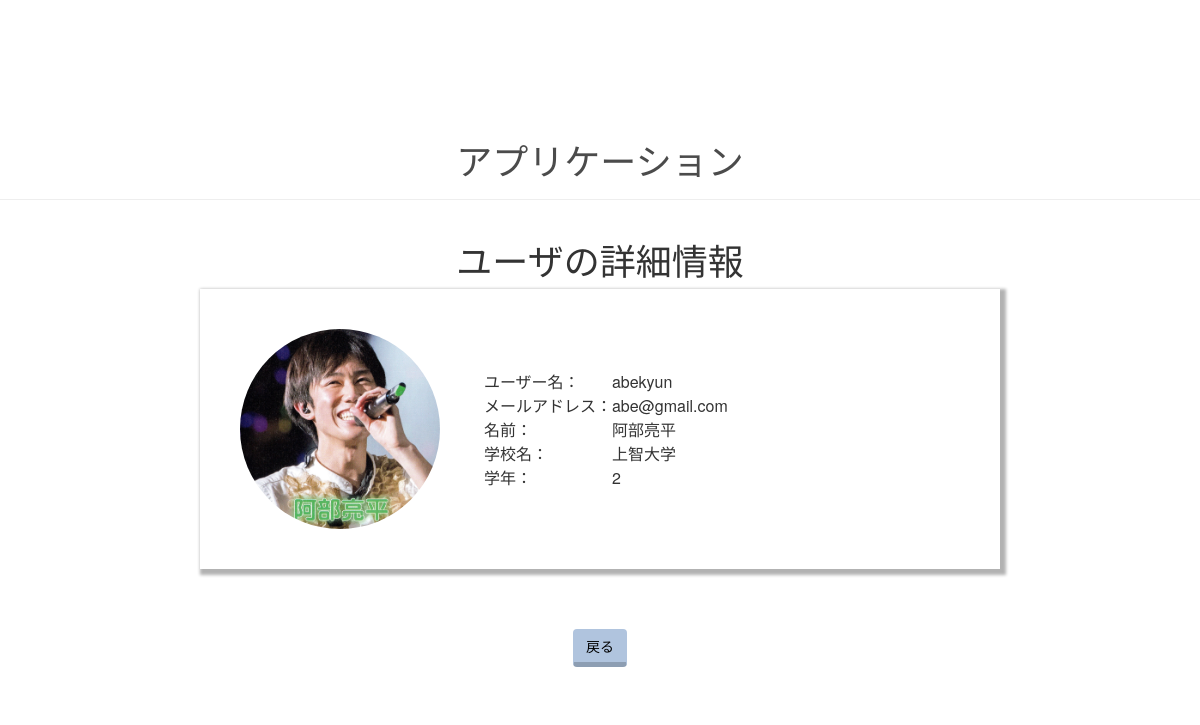
The page /2 on the database as committed earlier.
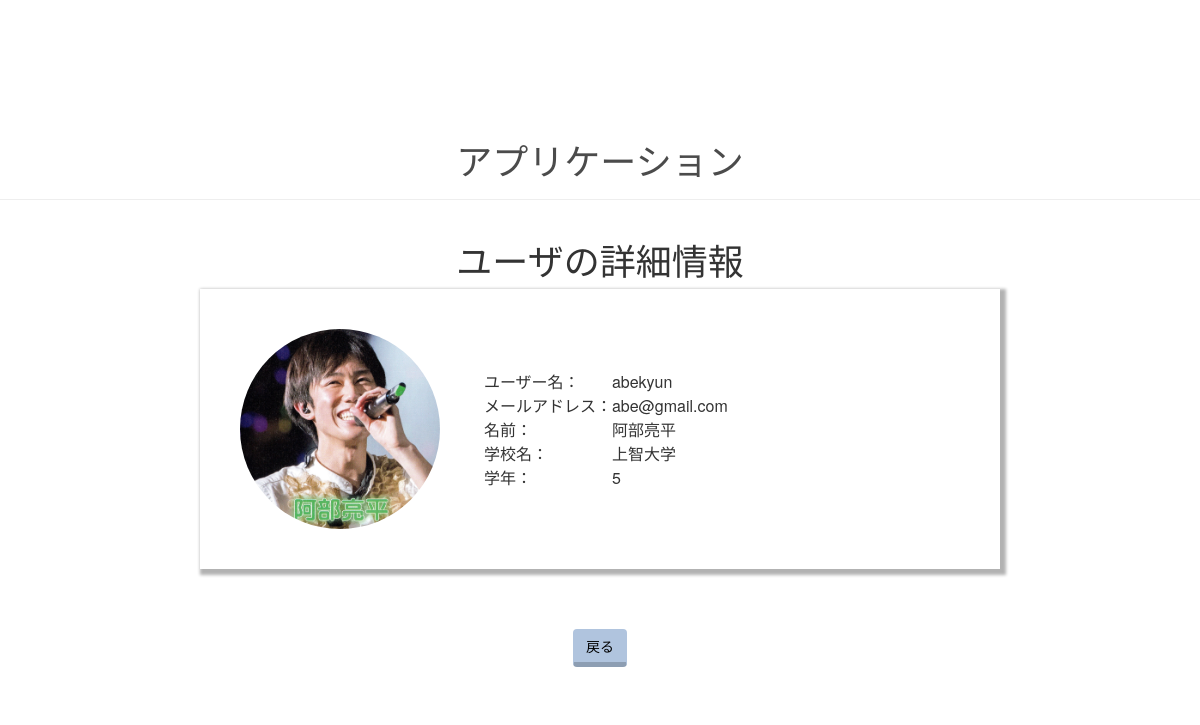
The same page on the database as committed later.
### myApp/models.py (models this page shows, shortened)
class login(models.Model):
   user = models.OneToOneField(User, on_delete=models.CASCADE)
   picture = models.ImageField(upload_to='images/', default='images/initial.jpeg')
   last_name = models.CharField(max_length=100) #自分の名前（本名)
   first_name = models.CharField(max_length=100)
   birth = models.CharField(max_length=8) #生年月日
   school_name = models.CharField(max_length=50) #大学名
   school_major = models.CharField(max_length=1, choices=[('1','文系（教育、美術、言語、文学、音楽、心理学）'),('2', '社会・法学系（国際、法律、政治、社会学）'),('3','会計学・ビジネス・経済学・財政学・マーケティング・貿易'), ('4','科学（農業、コンピュータ・サイエンス、数学、物理学、統計学）'),('5','保険・医療（医学、看護、薬学、公衆衛生）'),('6','工学・建築'),('7','その他')]) #専攻
   school_grade = models.CharField(max_length=1, choices=[('1','1年生'),('2', '2年生'),('3','3年生'), ('4','4年生'),('5','大学院生')]) #学年
   sexuality = models.CharField(max_length=5, choices=[('男','男'),('女', '女'),('その他','その他')])#性別
   insta_ID = models.CharField(max_length=50, null=True, blank=True) #インスタのアカウント名
   twitter_ID = models.CharField(max_length=50, null=True, blank=True) #Twitterのアカウント名
   SNS_name1 = models.CharField(max_length=50, null=True, blank=True) #その他SNSの種類
   SNS_ID1 = models.CharField(max_length=50, null=True, blank=True) #その他SNSのアカウント名
   SNS_name2 = models.CharField(max_length=50, null=True, blank=True) #その他SNSの種類
   SNS_ID2 = models.CharField(max_length=50, null=True, blank=True) #その他SNSのアカウント名

### myApp/views.py (the view)
# urls.py: path('<int:id>', views.showDetail, name='showDetail'),
def showDetail(request,id):
    userinfoDetail = get_object_or_404(login, pk=id)
    context = {
        'userinfoDetail':userinfoDetail,
    }
    return render(request, 'myApp/detail.html', context)

### myApp/templates/myApp/detail.html (shortened to what this page needs)
{% extends 'myApp/base.html' %}
{% block content %}
<h1>ユーザの詳細情報</h1>
<div class="detail-frame">
  <div class="detail-box">
    <img src="/media/{{ userinfoDetail.picture }}" width="25%" height="25%" class="image">
  </div>
  <div class="detail-box">
    <table>
      <tr>
	<td>ユーザー名：</td>
	<td>{{userinfoDetail.user.username}}</td>
      </tr>
      <tr>
	<td>メールアドレス：</td>
	<td>{{userinfoDetail.user.email}}</td>
      </tr>
      <tr>
	<td>名前：</td>
	<td>{{userinfoDetail.last_name}}{{userinfoDetail.first_name}}</td>
      </tr>
      <tr>
	<td>学校名：</td>
	<td>{{userinfoDetail.school_name}}</td>
      </tr>
      <tr>
	<td>学年：</td>
	<td>{{userinfoDetail.school_grade}}</td>
      </tr>
    </table>
  </div>
</div>
<div class="center">
  <a href="javascript:history.back()" class="btn">戻る</a>
</div>
{% endblock %}

Rows that differ between the two databases and show on the page:
changed login "阿部": school_grade "2" → "5"
